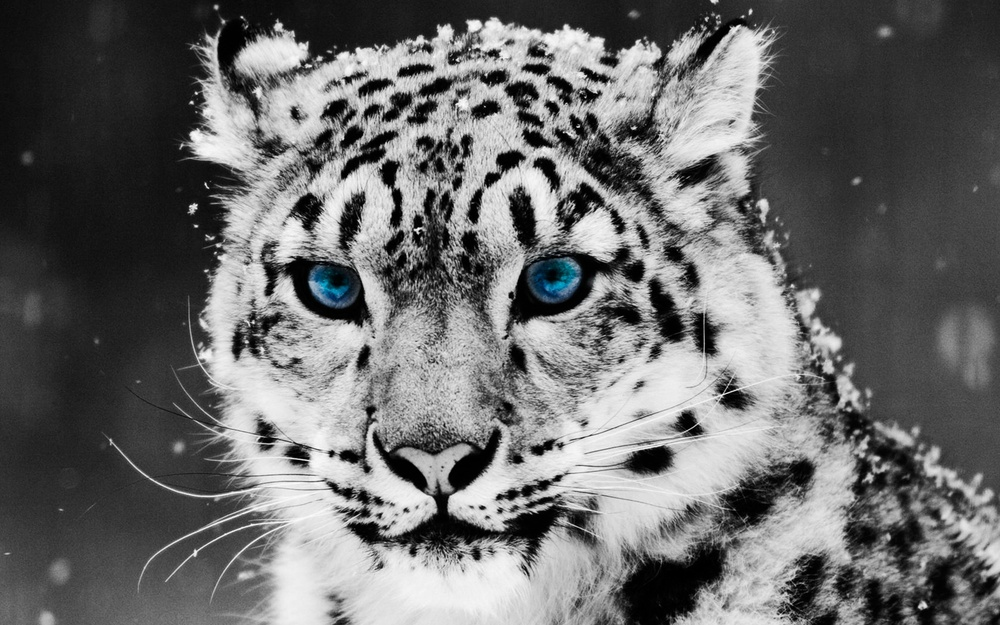
#> input picture image.jpg, 1000 x 625 px, shrunk from 3840 x 2400 before the run
$ python 'фото.py'
#> lines starting #> are read from the running program, lines starting #| are printed output that depends on the picture
from PIL import Image

# Открытие изображения
img = Image.open('image.jpg')
#> img is the input picture: PIL image 1000x625 RGB; mean R, G, B 106.6, 106.8, 107

# Создание маски
mask = Image.new("L", img.size, 255)
#> mask: PIL image 1000x625 L; every value is 255

# Применение эффекта сепии
img_sepia = img.convert("L")
img_sepia = Image.new("RGB", img_sepia.size, (150, 100, 50))
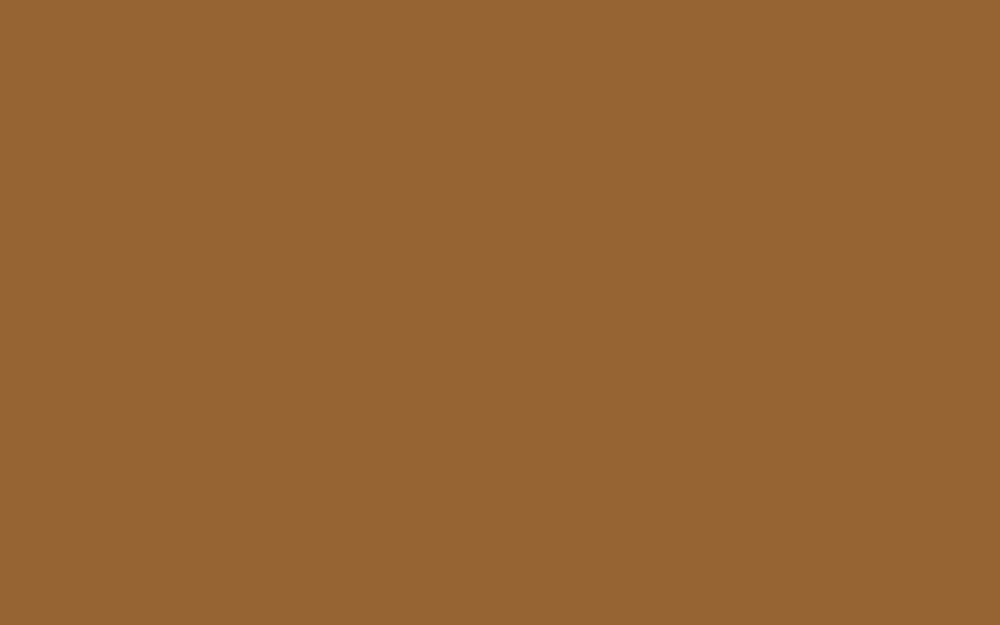
#> img_sepia: PIL image 1000x625 RGB; mean R, G, B 150, 100, 50
img_sepia.paste(img_sepia, (0, 0), mask)

# Сохранение изображения
img_sepia.save('sepia_image.jpg')
